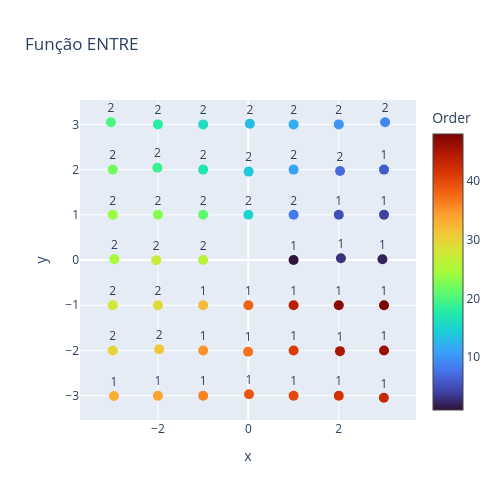

Notebook code for this chart:
### Code cell
u = np.array([3.0, 2.0])
v = np.array([-1.5, -1.5])

# Compute ENTRE in the original random point order.
entre_points = np.array(
    [entre(u, v, point) for point in points],
    dtype=np.int64,
)

plot_point_order(
    points,
    orders,
    annotations=entre_points,
    values=entre_points,
    value_name="entre",
    title="Função ENTRE",
).show()

### Figure 1 — Plotly figure (JSON) as saved in the notebook; plotly's stock layout.template omitted (floating-point values rounded to 4 significant figures)
{"data": [{"customdata": [[47, 1], [39, 1], [11, 2], [21, 2], [12, 2], [6, 1], [23, 2], [40, 1], [17, 2], [7, 2], [28, 2], [14, 2], [15, 2], [16, 2], [20, 2], [31, 2], [36, 1], [35, 1], [24, 2], [29, 2], [18, 2], [3, 1], [41, 1], [25, 2], [34, 1], [38, 1], [46, 1], [13, 2], [1, 1], [45, 1], [5, 1], [33, 1], [37, 1], [4, 1], [27, 2], [44, 1], [48, 1], [2, 1], [26, 2], [19, 2], [10, 2], [32, 1], [22, 2], [8, 2], [30, 2], [9, 2], [43, 1], [42, 1]], "hovertemplate": "x=%{x:.6f}<br>y=%{y:.6f}<br>order=%{customdata[0]:.0f}<br>entre=%{customdata[1]:.6f}<br><extra></extra>", "marker": {"color": [47, 39, 11, 21, 12, 6, 23, 40, 17, 7, 28, 14, 15, 16, 20, 31, 36, 35, 24, 29, 18, 3, 41, 25, 34, 38, 46, 13, 1, 45, 5, 33, 37, 4, 27, 44, 48, 2, 26, 19, 10, 32, 22, 8, 30, 9, 43, 42], "colorbar": {"title": {"text": "Order"}}, "colorscale": [[0, "#30123b"], [0.07143, "#4145ab"], [0.1429, "#4675ed"], [0.2143, "#39a2fc"], [0.2857, "#1bcfd4"], [0.3571, "#24eca6"], [0.4286, "#61fc6c"], [0.5, "#a4fc3b"], [0.5714, "#d1e834"], [0.6429, "#f3c63a"], [0.7143, "#fe9b2d"], [0.7857, "#f36315"], [0.8571, "#d93806"], [0.9286, "#b11901"], [1, "#7a0402"]], "showscale": true, "size": 10}, "mode": "markers+text", "text": ["1", "1", "2", "2", "2", "1", "2", "1", "2", "2", "2", "2", "2", "2", "2", "2", "1", "1", "2", "2", "2", "1", "1", "2", "1", "1", "1", "2", "1", "1", "1", "1", "1", "1", "2", "1", "1", "1", "2", "2", "2", "1", "2", "2", "2", "2", "1", "1"], "textposition": "top center", "type": "scatter", "x": [2.0, 0.01439, 1.0, -1.0, 1.0, 3.0, -2.0, 1.0, -1.0, 2.028, -3.0, 0.005458, 0.0, -1.0, -3.041, -1.974, -1.0, -1.0, -3.0, -2.0, -2.0, 2.047, 1.0, -2.964, -2.0, 0.0, 3.0, 0.03276, 1.0, 2.026, 2.0, -2.973, -0.005659, 3.0, -2.037, 1.0, 3.0, 2.965, -1.0, -2.013, 2.0, -1.0, -3.0, 1.0, -3.0, 3.024, 2.997, 2.0], "y": [-1.0, -2.968, 2.0, 1.0, 3.0, 2.0, 1.0, -3.0, 2.0, 1.969, -1.0, 1.956, 1.0, 3.0, 3.048, -1.971, -3.0, -2.0, 1.0, -1.0, 3.0, 0.03931, -2.0, 0.01974, -3.0, -1.0, -2.0, 3.013, 0.0, -2.015, 1.0, -3.006, -2.027, 1.0, -0.004961, -1.0, -1.0, 0.0183, 0.0, 2.043, 3.0, -1.0, 2.0, 1.0, -2.0, 3.047, -3.046, -3.0]}], "layout": {"height": 500, "showlegend": false, "title": {"text": "Função ENTRE"}, "width": 500, "xaxis": {"scaleanchor": "y", "scaleratio": 1, "title": {"text": "x"}, "zeroline": true}, "yaxis": {"title": {"text": "y"}, "zeroline": true}}}
